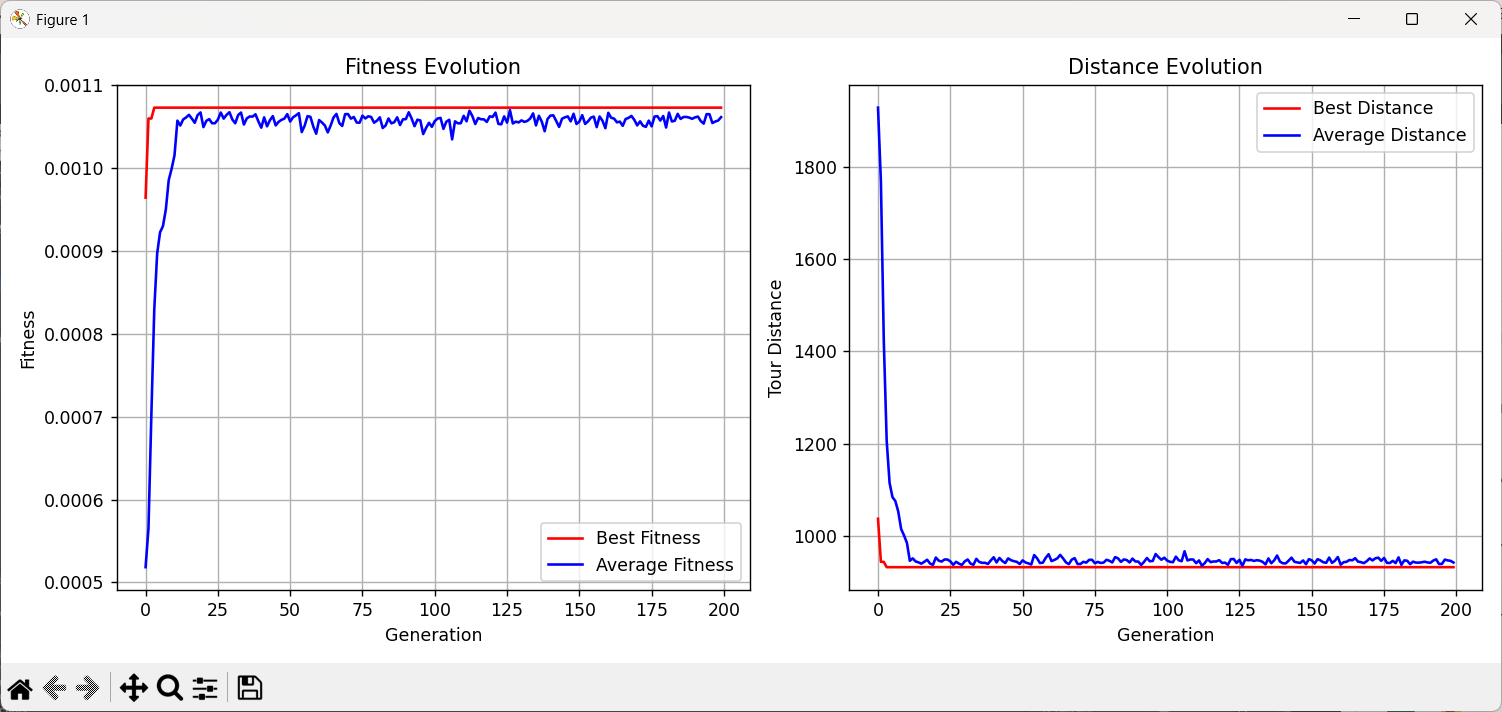

Reproduce this figure in Python.
import numpy as np
import random
import matplotlib.pyplot as plt
from typing import Dict, List, Tuple
import json
import time

class ClusterTSP_GA:
    def __init__(self, clusters: Dict, ga_params: Dict = None):
        """
        Khởi tạo GA cho TSP qua centers của các cụm
        
        Args:
            clusters: Dictionary chứa thông tin các cụm
            ga_params: Tham số GA (pop_size, generations, crossover_rate, mutation_rate, elitism_k)
        """
        self.clusters = clusters
        self.cluster_centers = self._extract_centers()
        self.n_clusters = len(clusters)
        self.distance_matrix = self._calculate_distance_matrix()
        
        # Tham số GA mặc định
        default_params = {
            'pop_size': 100,
            'generations': 500,
            'crossover_rate': 0.8,
            'mutation_rate': 0.2,
            'elitism_k': 5,
            'tournament_size': 3,
            'crossover_type': 'OX',  # Order Crossover
            'mutation_type': 'inversion',
            'local_search': True,  # Có áp dụng 2-opt không
            'verbose': True
        }
        
        if ga_params:
            default_params.update(ga_params)
        self.params = default_params
        
        # Lưu trữ lịch sử evolution
        self.best_fitness_history = []
        self.avg_fitness_history = []
        
    def _extract_centers(self) -> List[Tuple[float, float, float]]:
        """Trích xuất tọa độ center từ clusters và thêm điểm bắt đầu (0,0,0)"""
        centers = [(0.0, 0.0, 0.0)]  # Điểm bắt đầu luôn là (0,0,0)
        for cluster_id in sorted(self.clusters.keys()):
            centers.append(self.clusters[cluster_id]["center"])
        return centers
    
    def _calculate_distance_matrix(self) -> np.ndarray:
        # Tạo ma trận khoảng cách
        n = len(self.cluster_centers)
        matrix = np.zeros((n, n))
        
        for i in range(n):
            for j in range(n):
                if i != j:
                    x1, y1, z1 = self.cluster_centers[i]
                    x2, y2, z2 = self.cluster_centers[j]
                    distance = np.sqrt((x1-x2)**2 + (y1-y2)**2 + (z1-z2)**2)
                    matrix[i][j] = distance
                    
        return matrix
    
    def calculate_tour_distance(self, tour: List[int]) -> float:
        # Tính tổng khoảng cách 1 tour
        if len(tour) != self.n_clusters:
            raise ValueError(f"Tour phải có đúng {self.n_clusters} clusters")
            
        total_distance = 0
        for i in range(len(tour)):
            current = tour[i]
            next_city = tour[(i + 1) % len(tour)]  # Quay về điểm đầu
            total_distance += self.distance_matrix[current][next_city]
            
        return total_distance
    
    def fitness(self, individual: List[int]) -> float:
        # Hàm fitness: max
        distance = self.calculate_tour_distance(individual)
        return 1.0 / (distance + 1e-6)  # Tránh chia cho 0
    
    def create_individual(self) -> List[int]:
        # Tạo 1 tour random, luôn bắt đầu từ điểm 0 (điểm bắt đầu)
        remaining_points = list(range(1, self.n_clusters))  # Các điểm từ 1 đến n-1
        np.random.shuffle(remaining_points)
        return [0] + remaining_points  # Luôn bắt đầu từ điểm 0
    
    def create_population(self) -> List[List[int]]:
        # Tạo quần thể ban đầu - tất cả đều bắt đầu từ điểm 0
        population = []
        
        # Một số cá thể được tạo bằng nearest neighbor heuristic (luôn bắt đầu từ 0)
        nn_tour = self.nearest_neighbor_heuristic(0)  # Chỉ bắt đầu từ điểm 0
        population.append(nn_tour)
        
        # Tạo thêm một số biến thể của nearest neighbor
        for _ in range(min(4, self.params['pop_size'])):
            nn_variant = self.create_nn_variant()
            population.append(nn_variant)
        
        # Phần còn lại random (nhưng luôn bắt đầu từ 0)
        while len(population) < self.params['pop_size']:
            population.append(self.create_individual())
            
        return population
    
    def nearest_neighbor_heuristic(self, start: int = 0) -> List[int]:
        # Heuristic nearest neighbor - luôn bắt đầu từ điểm 0
        unvisited = set(range(1, self.n_clusters))  # Chỉ xét các điểm từ 1 trở đi
        tour = [0]  # Luôn bắt đầu từ điểm 0
        
        current = 0
        while unvisited:
            nearest = min(unvisited, key=lambda x: self.distance_matrix[current][x])
            tour.append(nearest)
            unvisited.remove(nearest)
            current = nearest
            
        return tour
    
    def create_nn_variant(self) -> List[int]:
        # Tạo biến thể nearest neighbor với random
        unvisited = set(range(1, self.n_clusters))
        tour = [0]  # Luôn bắt đầu từ điểm 0
        
        current = 0
        while unvisited:
            # Chọn trong top 3 nearest neighbors (nếu có)
            distances = [(x, self.distance_matrix[current][x]) for x in unvisited]
            distances.sort(key=lambda x: x[1])
            
            # Chọn ngẫu nhiên trong top 3
            top_candidates = distances[:min(3, len(distances))]
            next_point = random.choice(top_candidates)[0]
            
            tour.append(next_point)
            unvisited.remove(next_point)
            current = next_point
            
        return tour
    
    def tournament_selection(self, population: List[List[int]]) -> List[int]:
        """Tournament selection"""
        tournament = random.sample(population, self.params['tournament_size'])
        return max(tournament, key=self.fitness)
    
    def order_crossover(self, parent1: List[int], parent2: List[int]) -> Tuple[List[int], List[int]]:
        # Order Crossover (OX) - chỉ áp dụng cho phần từ index 1 trở đi
        size = len(parent1)
        
        # Đảm bảo điểm 0 luôn ở đầu
        if parent1[0] != 0 or parent2[0] != 0:
            raise ValueError("Tour phải bắt đầu từ điểm 0")
        
        # Chỉ làm crossover với phần từ index 1 trở đi
        sub_parent1 = parent1[1:]  # Bỏ điểm 0
        sub_parent2 = parent2[1:]
        sub_size = len(sub_parent1)
        
        if sub_size < 2:
            return parent1.copy(), parent2.copy()
        
        # Chọn 2 điểm cắt ngẫu nhiên trong phần con
        start, end = sorted(random.sample(range(sub_size), 2))
        
        # Tạo offspring 1
        child1_sub = [-1] * sub_size
        child1_sub[start:end] = sub_parent1[start:end]
        
        # Điền các phần tử còn lại từ parent2
        pointer = end
        for city in sub_parent2[end:] + sub_parent2[:end]:
            if city not in child1_sub:
                child1_sub[pointer % sub_size] = city
                pointer += 1
        
        # Tương tự cho offspring 2
        child2_sub = [-1] * sub_size
        child2_sub[start:end] = sub_parent2[start:end]
        
        pointer = end
        for city in sub_parent1[end:] + sub_parent1[:end]:
            if city not in child2_sub:
                child2_sub[pointer % sub_size] = city
                pointer += 1
        
        # Ghép lại với điểm 0 ở đầu
        child1 = [0] + child1_sub
        child2 = [0] + child2_sub
        
        return child1, child2
    
    def pmx_crossover(self, parent1: List[int], parent2: List[int]) -> Tuple[List[int], List[int]]:
        # PMX crossover - chỉ áp dụng cho phần từ index 1 trở đi
        size = len(parent1)
        
        # Đảm bảo điểm 0 luôn ở đầu
        if parent1[0] != 0 or parent2[0] != 0:
            raise ValueError("Tour phải bắt đầu từ điểm 0")
        
        # Chỉ làm crossover với phần từ index 1 trở đi
        sub_parent1 = parent1[1:]
        sub_parent2 = parent2[1:]
        sub_size = len(sub_parent1)
        
        if sub_size < 2:
            return parent1.copy(), parent2.copy()
            
        start, end = sorted(random.sample(range(sub_size), 2))
        
        child1_sub = [-1] * sub_size
        child2_sub = [-1] * sub_size
        
        # Copy mapping sections
        child1_sub[start:end] = sub_parent1[start:end]
        child2_sub[start:end] = sub_parent2[start:end]
        
        # Create mapping dictionaries
        mapping1 = {sub_parent1[i]: sub_parent2[i] for i in range(start, end)}
        mapping2 = {sub_parent2[i]: sub_parent1[i] for i in range(start, end)}
        
        # Fill remaining positions
        for i in list(range(start)) + list(range(end, sub_size)):
            # For child1
            val = sub_parent2[i]
            while val in mapping1:
                val = mapping1[val]
            child1_sub[i] = val
            
            # For child2
            val = sub_parent1[i]
            while val in mapping2:
                val = mapping2[val]
            child2_sub[i] = val
        
        # Ghép lại với điểm 0 ở đầu
        child1 = [0] + child1_sub
        child2 = [0] + child2_sub
            
        return child1, child2
    
    def swap_mutation(self, individual: List[int]) -> List[int]:
        # Đổi chỗ - chỉ áp dụng cho phần từ index 1 trở đi (bỏ qua điểm 0)
        mutated = individual.copy()
        if len(mutated) > 2:  # Cần ít nhất 3 điểm (0 + 2 điểm khác)
            available_indices = list(range(1, len(mutated)))  # Từ index 1 trở đi
            i, j = random.sample(available_indices, 2)
            mutated[i], mutated[j] = mutated[j], mutated[i]
        return mutated
    
    def inversion_mutation(self, individual: List[int]) -> List[int]:
        # Đảo đoạn - chỉ áp dụng cho phần từ index 1 trở đi (bỏ qua điểm 0)
        mutated = individual.copy()
        if len(mutated) > 2:  # Cần ít nhất 3 điểm
            available_indices = list(range(1, len(mutated)))  # Từ index 1 trở đi
            start, end = sorted(random.sample(available_indices, 2))
            mutated[start:end+1] = reversed(mutated[start:end+1])
        return mutated
    
    def two_opt_local_search(self, tour: List[int]) -> List[int]:
        """2-opt local search để cải thiện tour"""
        improved = True
        current_tour = tour.copy()
        
        while improved:
            improved = False
            current_distance = self.calculate_tour_distance(current_tour)
            
            for i in range(len(current_tour)):
                for j in range(i+2, len(current_tour)):
                    # Tạo tour mới bằng cách đảo đoạn từ i+1 đến j
                    new_tour = current_tour.copy()
                    new_tour[i+1:j+1] = reversed(new_tour[i+1:j+1])
                    
                    new_distance = self.calculate_tour_distance(new_tour)
                    if new_distance < current_distance:
                        current_tour = new_tour
                        improved = True
                        break
                        
                if improved:
                    break
                    
        return current_tour
    
    def evolve(self) -> Tuple[List[int], float]:
        # Chạy GA
        if self.params['verbose']:
            print(f"{self.n_clusters} cluster centers")
            print(f"Tham số: {self.params}")
        
        # Khởi tạo quần thể
        population = self.create_population()
        
        # Đánh giá fitness ban đầu
        best_individual = max(population, key=self.fitness)
        best_distance = self.calculate_tour_distance(best_individual)
        
        start_time = time.time()
        
        for generation in range(self.params['generations']):
            # Đánh giá fitness toàn bộ quần thể
            fitness_scores = [self.fitness(ind) for ind in population]
            
            # Lưu
            best_fitness = max(fitness_scores)
            avg_fitness = np.mean(fitness_scores)
            self.best_fitness_history.append(best_fitness)
            self.avg_fitness_history.append(avg_fitness)
            
            # Tìm cá thể tốt nhất thế hệ
            gen_best = population[np.argmax(fitness_scores)]
            gen_best_distance = self.calculate_tour_distance(gen_best)
            
            if gen_best_distance < best_distance:
                best_individual = gen_best.copy()
                best_distance = gen_best_distance
                
                if self.params['verbose'] and generation % 50 == 0:
                    print(f"Gen {generation}: New best distance = {best_distance:.3f}")
            
            # Giữ lại k cá thể tốt nhất
            elite_indices = np.argsort(fitness_scores)[-self.params['elitism_k']:]
            new_population = [population[i].copy() for i in elite_indices]
            
            # Tạo thế hệ mới
            while len(new_population) < self.params['pop_size']:
                # Selection
                parent1 = self.tournament_selection(population)
                parent2 = self.tournament_selection(population)
                
                # Crossover
                if random.random() < self.params['crossover_rate']:
                    if self.params['crossover_type'] == 'OX':
                        child1, child2 = self.order_crossover(parent1, parent2)
                    else:  # PMX
                        child1, child2 = self.pmx_crossover(parent1, parent2)
                else:
                    child1, child2 = parent1.copy(), parent2.copy()
                
                # Mutation
                if random.random() < self.params['mutation_rate']:
                    if self.params['mutation_type'] == 'swap':
                        child1 = self.swap_mutation(child1)
                    else:  # inversion
                        child1 = self.inversion_mutation(child1)
                        
                if random.random() < self.params['mutation_rate']:
                    if self.params['mutation_type'] == 'swap':
                        child2 = self.swap_mutation(child2)
                    else:  # inversion
                        child2 = self.inversion_mutation(child2)
                
                # Local search (optional)
                if self.params['local_search'] and random.random() < 0.1:  # 10% chance
                    child1 = self.two_opt_local_search(child1)
                    child2 = self.two_opt_local_search(child2)
                
                new_population.extend([child1, child2])
            
            # Cắt bớt nếu vượt quá pop_size
            population = new_population[:self.params['pop_size']]
        
        elapsed_time = time.time() - start_time
        
        if self.params['verbose']:
            print(f"\nKết thúc GA sau {elapsed_time:.2f}s")
            print(f"Best tour distance: {best_distance:.3f}")
            print(f"Best tour: {best_individual}")
        
        return best_individual, best_distance
    
    # Kết quả
    def print_solution(self, tour: List[int], distance: float):
        print("\n" + "="*50)
        print("KẾT QUẢ TSP CHO CÁC CLUSTER CENTERS (với điểm bắt đầu tại gốc tọa độ)")
        print("="*50)
        print(f"Tổng khoảng cách tour: {distance:.3f}")
        print(f"Số điểm: {len(tour)} (bao gồm điểm bắt đầu (0,0,0))")
        print("\nThứ tự đi qua các điểm:")
        
        for i, point_idx in enumerate(tour):
            center = self.cluster_centers[point_idx]
            if point_idx == 0:
                # Điểm bắt đầu (0,0,0)
                print(f"{i+1}. ĐIỂM BẮT ĐẦU: Center{center}")
            else:
                # Cluster centers (index bị shift do thêm điểm (0,0,0))
                original_cluster_id = list(self.clusters.keys())[point_idx - 1]
                cluster_head = self.clusters[original_cluster_id].get("cluster_head", "N/A")
                print(f"{i+1}. Cluster {original_cluster_id}: Center{center} (Head: {cluster_head})")
            
        # Quay về điểm đầu
        start_center = self.cluster_centers[tour[0]]
        print(f"{len(tour)+1}. Quay về ĐIỂM BẮT ĐẦU: Center{start_center}")
        
        print(f"\nChi tiết khoảng cách giữa các bước:")
        total_check = 0
        for i in range(len(tour)):
            current = tour[i]
            next_cluster = tour[(i+1) % len(tour)]
            step_distance = self.distance_matrix[current][next_cluster]
            total_check += step_distance
            print(f"  Cluster {current} -> Cluster {next_cluster}: {step_distance:.3f}")
        
        print(f"\nKiểm tra tổng: {total_check:.3f}")
    
    def plot_evolution(self):
        """Vẽ biểu đồ quá trình evolution"""
        if not self.best_fitness_history:
            print("Chưa có dữ liệu evolution để vẽ")
            return
            
        plt.figure(figsize=(12, 5))
        
        # Fitness evolution
        plt.subplot(1, 2, 1)
        plt.plot(self.best_fitness_history, label='Best Fitness', color='red')
        plt.plot(self.avg_fitness_history, label='Average Fitness', color='blue')
        plt.xlabel('Generation')
        plt.ylabel('Fitness')
        plt.title('Fitness Evolution')
        plt.legend()
        plt.grid(True)
        
        # Distance evolution (convert fitness back to distance)
        plt.subplot(1, 2, 2)
        best_distances = [1.0/f for f in self.best_fitness_history]
        avg_distances = [1.0/f for f in self.avg_fitness_history]
        plt.plot(best_distances, label='Best Distance', color='red')
        plt.plot(avg_distances, label='Average Distance', color='blue')
        plt.xlabel('Generation')
        plt.ylabel('Tour Distance')
        plt.title('Distance Evolution')
        plt.legend()
        plt.grid(True)
        
        plt.tight_layout()
        plt.show()

# Chạy thử
def main():
    
    with open("l:\\Tính toán tiến hóa\\IT4906_Project\\IT4906\\output_data_kmeans\\nodes_100.json", "r") as file:
        clusters = json.load(file)
    
    print(f"Đọc {len(clusters)} cluster centers từ file")
    
    # Param GA
    ga_params = {
        'pop_size': 50,
        'generations': 200,
        'crossover_rate': 0.8,
        'mutation_rate': 0.2,
        'elitism_k': 3,
        'crossover_type': 'OX',
        'mutation_type': 'inversion',
        'local_search': True,
        'verbose': True
    }
    
    # Chạy GA (điểm bắt đầu (0,0,0) được tự động thêm trong class)
    tsp_ga = ClusterTSP_GA(clusters, ga_params)
    best_tour, best_distance = tsp_ga.evolve()
    
    # In kết quả
    tsp_ga.print_solution(best_tour, best_distance)
    
    # Vẽ biểu đồ
    tsp_ga.plot_evolution()
    
    return tsp_ga, best_tour, best_distance

if __name__ == "__main__":
    # Chạy ví dụ
    tsp_ga, tour, distance = main()
